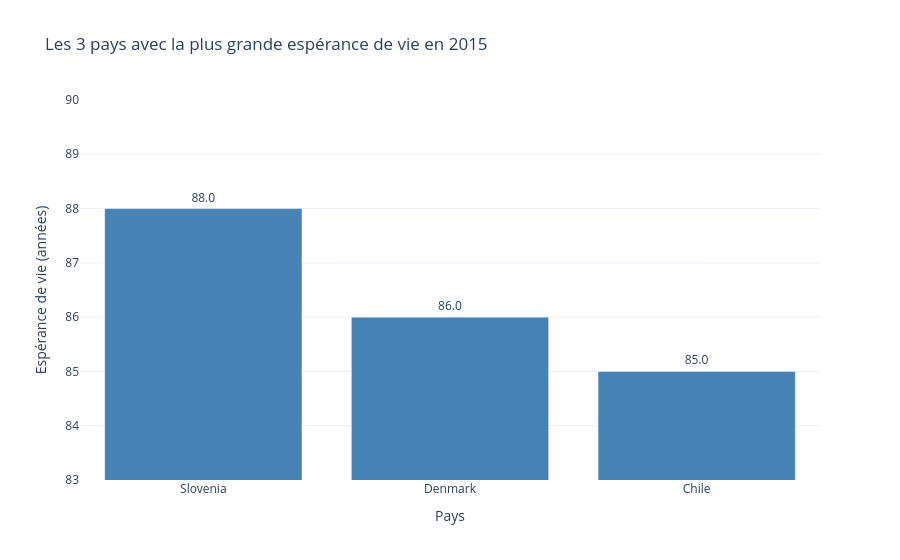

The notebook cell this image was saved under:
### Code cell
import plotly.graph_objects as go

top_3 = (
    life_clean[life_clean["Year"] == 2015]
    .groupby("Country")["Life expectancy"]
    .mean()
    .nlargest(3)
    .sort_values(ascending=False)
)

fig_top3 = go.Figure()

fig_top3.add_trace(go.Bar(
    x=top_3.index,
    y=top_3.values,
    marker_color="steelblue",
    text=[f"{v:.1f}" for v in top_3.values],
    textposition="outside"
))

fig_top3.update_layout(
    title="Les 3 pays avec la plus grande espérance de vie en 2015",
    xaxis_title="Pays",
    yaxis_title="Espérance de vie (années)",
    yaxis=dict(range=[top_3.min() - 2, top_3.max() + 2]),
    template="plotly_white",
    showlegend=False
)

fig_top3.show()

### Figure 1 — Plotly figure (JSON) as saved in the notebook; plotly's stock layout.template omitted (floating-point values rounded to 4 significant figures)
{"data": [{"marker": {"color": "steelblue"}, "text": ["88.0", "86.0", "85.0"], "textposition": "outside", "type": "bar", "x": ["Slovenia", "Denmark", "Chile"], "y": [88.0, 86.0, 85.0]}], "layout": {"showlegend": false, "title": {"text": "Les 3 pays avec la plus grande espérance de vie en 2015"}, "xaxis": {"title": {"text": "Pays"}}, "yaxis": {"range": [83, 90], "title": {"text": "Espérance de vie (années)"}}}}
